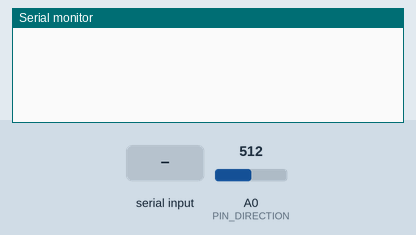
Recording of a sketch running on a simulated Arduino Uno, built with avr-gcc and run on an emulated ATmega328P. Shown: the last lines printed to the serial monitor. Inputs (shaded band) come from the test bench; at power-on: A0 (PIN_DIRECTION) = 512.

Above: at 1.2 s.
1.3 s: "1" received over Serial
At 2.4 s:
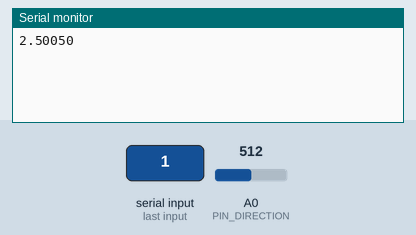
4.0 s: "2" received over Serial
At 4.9 s:
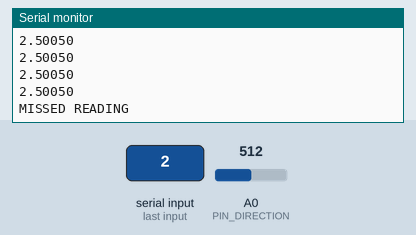
6.5 s: A0 (PIN_DIRECTION) set to 716
At 6.9 s:
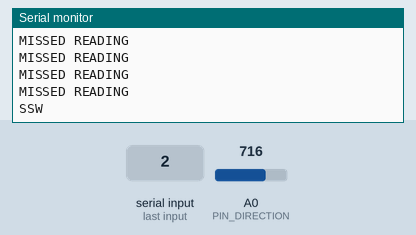
8.5 s: A0 (PIN_DIRECTION) set to 900
At 9.0 s:
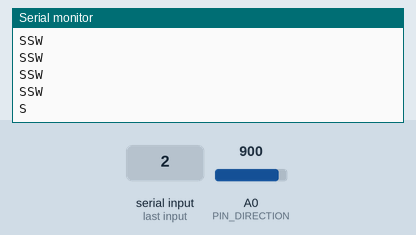
10.5 s: A0 (PIN_DIRECTION) set to 306
At 11.0 s:
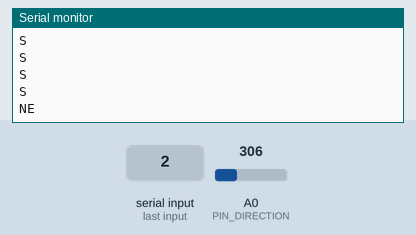
12.5 s: A0 (PIN_DIRECTION) set to 122
At 13.0 s:
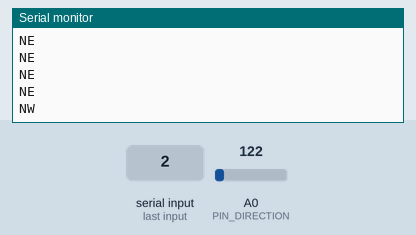

The sketch:

test_winddir.ino
```cpp
#define PIN_DIRECTION A0
#include <math.h>

long readVcc() {
    long result;
    // Read 1.1V reference against AVcc
    ADMUX = _BV(REFS0) | _BV(MUX3) | _BV(MUX2) | _BV(MUX1);
    delay(2); // Wait for Vref to settle
    ADCSRA |= _BV(ADSC); // Convert
    while (bit_is_set(ADCSRA,ADSC));
    result = ADCL;
    result |= ADCH<<8;
	result = 1125300L / result; // Back-calculate AVcc in mV
	return result;
}

double voltageReading() {
	double vcc;
    unsigned int ADCValue;
    vcc = readVcc()/1000.0;
	ADCValue = analogRead(PIN_DIRECTION);
    return (ADCValue / 1024.0) * vcc;
}

float m_CorrespX[16] = {
	1, 0.92387953, 0.70710678, 0.38268343,        // N, NNE, NE, ENE
	0, -0.38268343, -0.70710678, -0.92387953,     // E, ESE, SE, SSE
	-1, -0.92387953, -0.70710678, -0.38268343,    // S, SSW, SW, WSW
	0, 0.38268343, 0.70710678, 0.92387953         // W, WNW, NW, NNW
};

float m_CorrespY[16] = {
    0, -0.38268343, -0.70710678, -0.92387953,     // N, NNE, NE, ENE
    -1, -0.92387953, -0.70710678, -0.38268343,     // E, ESE, SE, SSE
    0, 0.38268343, 0.70710678, 0.92387953,         // S, SSW, SW, WSW
    1, 0.92387953, 0.70710678, 0.38268343         // W, WNW, NW, NNW
};

String dir[16] = {"N","NNE","NE","ENE","E","ESE","SE","SSE","S","SSW","SW","WSW","W","WNW","NW","NNW"};
double volts[16] = {1.0408,0.7648,1.5152,1.3167,3.1272,2.9819,4.5939,4.0469,4.3277,3.4612,3.8485,2.0719,2.3284,0.5664,0.6099,0.4841};

void setup() {
  // put your setup code here, to run once:
  Serial.begin(9600);
}

int getDirectionIndex(double reading) {
	for (int i = 0; i < 16; ++i) {
		if ( (volts[i]*0.976 < reading) && (reading < volts[i]*1.0232) ) {
			return i;
		}
	}
	return -1;
}

int c = 0;
void loop() {
	if (Serial.available() > 0) {
		c = Serial.read();
	}
	delay(500);

	if (c == '1'){
		Serial.println(voltageReading(), 5);
	}
	else if (c == '2') {
		int i = getDirectionIndex(voltageReading());
		if (i == -1) {
			Serial.println("MISSED READING");
		}else {
			Serial.println(dir[i]);
		}
	}
	else if (c == '3') {
		int i = getDirectionIndex(voltageReading());
		if (i == -1) {
			Serial.println("MISSED READING");
		}
		else {
			double x = m_CorrespX[i];
			double y = m_CorrespY[i];
			float degree;
			if (y < 0.0) {
				degree = -1*180*atan2(y,x)/3.141592f;
			}
			else {
				degree = 360 - 180*atan2(y,x)/3.141592f;
			}
			Serial.println(degree);
			Serial.println(dir[i]);
		}
	}
}
```

Measured:
- after the input at 1.3 s, the serial monitor: prints a new line after 0.70 s (image 1)
- after the input at 4.0 s, the serial monitor: prints a new line after 0.52 s (image 2)
- after the input at 6.5 s, the serial monitor: prints a new line at once (image 3)
- after the input at 8.5 s, the serial monitor: prints a new line at once (image 4)
- after the input at 10.5 s, the serial monitor: prints a new line after 0.05 s (image 5)
- after the input at 12.5 s, the serial monitor: prints a new line after 0.06 s (image 6)
